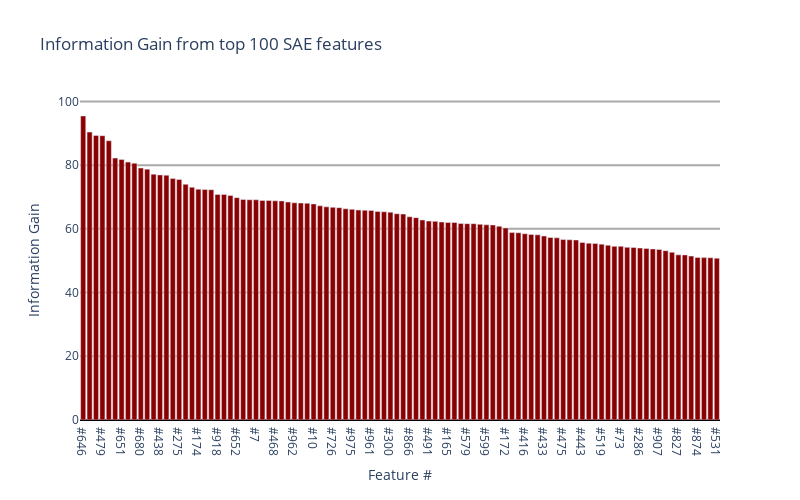

The cell this chart's notebook holds for it:
### Code cell
fig = go.Figure()
fig.add_trace(go.Bar(x=[f'#{i}' for i in top_100_features], y=[information_gains_[i] for i in top_100_features], marker_color='DarkRed'))
fig.update_layout(title='Information Gain from top 100 SAE features')
fig.update_layout(plot_bgcolor='white')
fig.update_xaxes(title_text='Feature #')
fig.update_yaxes(title_text='Information Gain')
fig.update_layout(width=800, height=500)
# y-axis grid lines
fig.update_yaxes(showgrid=True, gridwidth=2, gridcolor='DarkGray')
# show zero line
fig.update_yaxes(zeroline=True, zerolinewidth=2, zerolinecolor='Black')
fig.show()

### Figure 1 — Plotly figure (JSON) as saved in the notebook; plotly's stock layout.template omitted (floating-point values rounded to 4 significant figures)
{"data": [{"marker": {"color": "DarkRed"}, "type": "bar", "x": ["#646", "#578", "#58", "#479", "#868", "#901", "#651", "#622", "#307", "#680", "#889", "#503", "#438", "#184", "#859", "#275", "#379", "#436", "#174", "#363", "#127", "#918", "#140", "#78", "#652", "#754", "#764", "#7", "#922", "#796", "#468", "#677", "#584", "#962", "#93", "#33", "#10", "#911", "#872", "#726", "#596", "#138", "#975", "#734", "#780", "#961", "#84", "#168", "#300", "#306", "#694", "#866", "#461", "#836", "#491", "#665", "#329", "#165", "#202", "#927", "#579", "#654", "#428", "#599", "#632", "#242", "#172", "#682", "#130", "#416", "#111", "#614", "#433", "#563", "#250", "#475", "#978", "#47", "#443", "#616", "#148", "#519", "#575", "#146", "#73", "#434", "#589", "#286", "#196", "#710", "#907", "#511", "#152", "#827", "#83", "#323", "#874", "#844", "#852", "#531"], "y": [95.43, 90.37, 89.33, 89.25, 87.66, 82.22, 81.8, 80.96, 80.6, 79.09, 78.74, 77.17, 76.93, 76.83, 75.79, 75.5, 73.99, 73.06, 72.47, 72.34, 72.28, 70.82, 70.8, 70.44, 69.8, 69.23, 69.13, 69.13, 68.92, 68.92, 68.79, 68.77, 68.41, 68.17, 68.11, 68.02, 67.83, 67.23, 66.9, 66.75, 66.65, 66.31, 66.12, 65.92, 65.83, 65.79, 65.47, 65.37, 65.23, 64.73, 64.65, 63.79, 63.51, 62.79, 62.44, 62.35, 62.15, 62.04, 61.99, 61.67, 61.63, 61.63, 61.42, 61.26, 61.23, 60.82, 60.29, 58.84, 58.78, 58.48, 58.26, 58.12, 57.76, 57.29, 57.19, 56.65, 56.57, 56.5, 55.73, 55.49, 55.4, 55.21, 54.86, 54.51, 54.5, 54.19, 54.16, 53.98, 53.85, 53.69, 53.56, 53.15, 52.64, 51.84, 51.82, 51.45, 51.01, 50.97, 50.93, 50.79]}], "layout": {"height": 500, "plot_bgcolor": "white", "title": {"text": "Information Gain from top 100 SAE features"}, "width": 800, "xaxis": {"title": {"text": "Feature #"}}, "yaxis": {"gridcolor": "DarkGray", "gridwidth": 2, "showgrid": true, "title": {"text": "Information Gain"}, "zeroline": true, "zerolinecolor": "Black", "zerolinewidth": 2}}}
